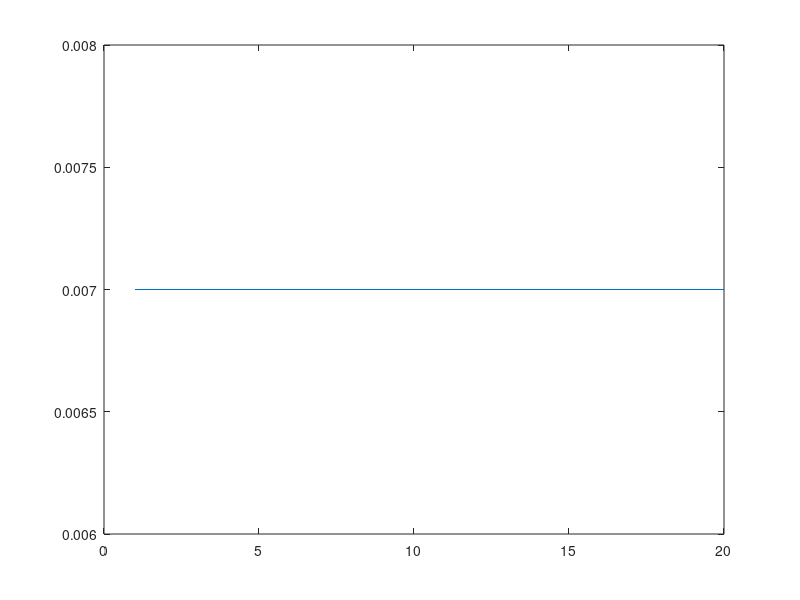

Write the MATLAB code that produced this figure. (Note: this script raises an error after producing the figure.)
%% 
% This is the same G_ss from demo_moments.m, except for this example we dont
% need to know the moments because the slice select will be included in the
% optimization

dt = 10e-6;

g_ss = .0070;
N_ss = round(1.375/(g_ss*dt)*1e-6);
G_ss = ones(1, N_ss) .* g_ss;

figure()
plot(G_ss)

%% Compute flow comped refocuser
params = struct;
params.mode = 'free';
params.gmax = 0.05;
params.smax = 100.0;
params.moment_params = [];
params.moment_params(:,end+1) = [0, 0, 0, -1, -1, 0, 1.0e-4];
params.moment_params(:,end+1) = [0, 1, 0, -1, -1, 11.74, 1.0e-4];
params.dt = dt;

% Make the gfix vector, all values that are free to optimize should have
% big negative numbers (<-10000).  Everything else will be considered
% fixed.  The length of the free section doesnt actually matter for this
% example, as it will be resized by the TE finder.
TE = 1.0e-3;
N = TE/dt;
gfix = ones(1,N) * -999999;
gfix(1) = 0.0;
gfix(end) = 0.0;
gfix(1:N_ss) = G_ss;
% So now gifx is G_ss, followed by a block of -999999, and then a final 0

params.gfix = gfix;

[G, T_min] = get_min_TE_gfix(params, 2.0);

figure();
plot(G);

%% Same code as demo_moments.m, but once again we dont need to append G_ss, its already in there
Nm = 2;

tvec = (0:numel(G)-1)*dt*1e3; 
tMat = zeros( Nm, numel(G) );
for mm=1:Nm,
    tMat( mm, : ) = tvec.^(mm-1);
end

moments = (1e3*1e3*dt*tMat*(G'));
fprintf('Final moments = %.03f  %.03f\n', moments(1), moments(2));